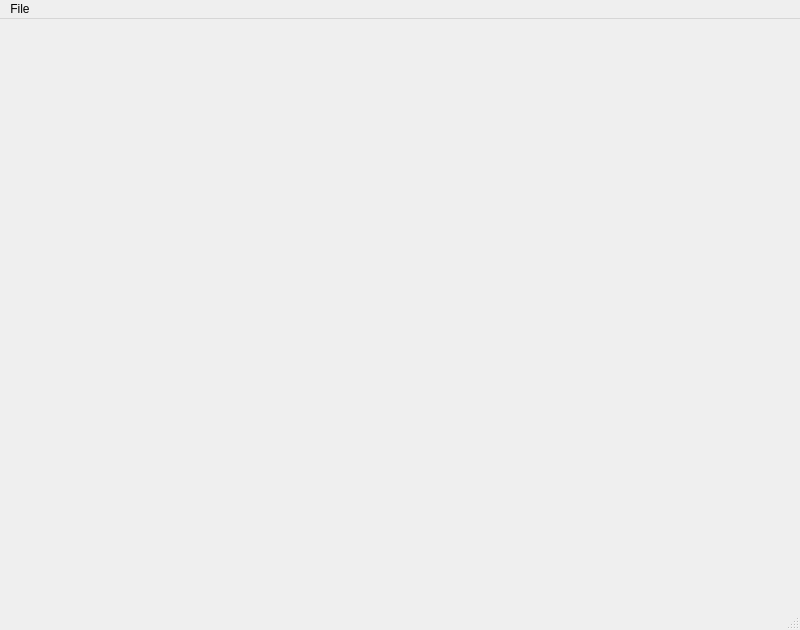
<?xml version="1.0" encoding="UTF-8"?>
<ui version="4.0">
 <class>MainWindow</class>
 <widget class="QMainWindow" name="MainWindow">
  <property name="geometry">
   <rect>
    <x>0</x>
    <y>0</y>
    <width>800</width>
    <height>630</height>
   </rect>
  </property>
  <property name="windowTitle">
   <string>DynGraph</string>
  </property>
  <widget class="QWidget" name="centralwidget">
   <layout class="QHBoxLayout" name="horizontalLayout">
    <item>
     <widget class="QTabWidget" name="tabWidget">
      <property name="currentIndex">
       <number>-1</number>
      </property>
      <property name="documentMode">
       <bool>true</bool>
      </property>
     </widget>
    </item>
   </layout>
  </widget>
  <widget class="QStatusBar" name="statusbar"/>
  <widget class="QMenuBar" name="menuBar">
   <property name="geometry">
    <rect>
     <x>0</x>
     <y>0</y>
     <width>800</width>
     <height>19</height>
    </rect>
   </property>
   <widget class="QMenu" name="menuFile">
    <property name="title">
     <string>File</string>
    </property>
   </widget>
   <addaction name="menuFile"/>
  </widget>
  <action name="actNewplot">
   <property name="text">
    <string>New plot</string>
   </property>
  </action>
  <action name="actQuit">
   <property name="text">
    <string>Quit</string>
   </property>
  </action>
 </widget>
 <resources/>
 <connections/>
</ui>
